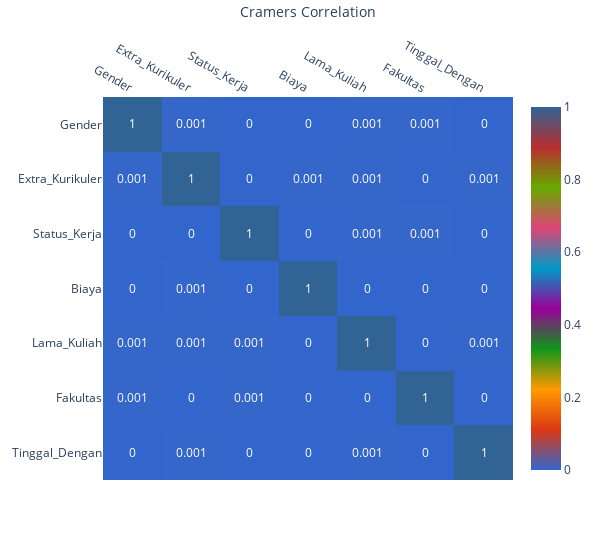

Notebook source saved alongside this figure:
### Code cell
reload()
df_cramer = util_diagnostic.getCramers_V(df_train_copy_cleaned,categoricalCols)
util_visualization.drawHeatmap(df_cramer,categoricalCols,categoricalCols, "Cramers Correlation")

### Figure 1 — Plotly figure (JSON) as saved in the notebook; plotly's stock layout.template omitted (floating-point values rounded to 4 significant figures)
{"data": [{"coloraxis": "coloraxis", "hovertemplate": "Cramers Correlation: %{x}<br>y: %{y}<br>color: %{z}<extra></extra>", "name": "0", "texttemplate": "%{z}", "type": "heatmap", "x": ["Gender", "Extra_Kurikuler", "Status_Kerja", "Biaya", "Lama_Kuliah", "Fakultas", "Tinggal_Dengan"], "xaxis": "x", "y": ["Gender", "Extra_Kurikuler", "Status_Kerja", "Biaya", "Lama_Kuliah", "Fakultas", "Tinggal_Dengan"], "yaxis": "y", "z": [[1, 0.001, 0, 0, 0.001, 0.001, 0], [0.001, 1, 0, 0.001, 0.001, 0, 0.001], [0, 0, 1, 0, 0.001, 0.001, 0], [0, 0.001, 0, 1, 0, 0, 0], [0.001, 0.001, 0.001, 0, 1, 0, 0.001], [0.001, 0, 0.001, 0, 0, 1, 0], [0, 0.001, 0, 0, 0.001, 0, 1]]}], "layout": {"coloraxis": {"colorscale": [[0, "#3366CC"], [0.1111, "#DC3912"], [0.2222, "#FF9900"], [0.3333, "#109618"], [0.4444, "#990099"], [0.5556, "#0099C6"], [0.6667, "#DD4477"], [0.7778, "#66AA00"], [0.8889, "#B82E2E"], [1, "#316395"]]}, "margin": {"t": 60}, "width": 600, "xaxis": {"anchor": "y", "domain": [0, 1], "side": "top", "title": {"text": "Cramers Correlation"}}, "yaxis": {"anchor": "x", "autorange": "reversed", "domain": [0, 1]}}}
